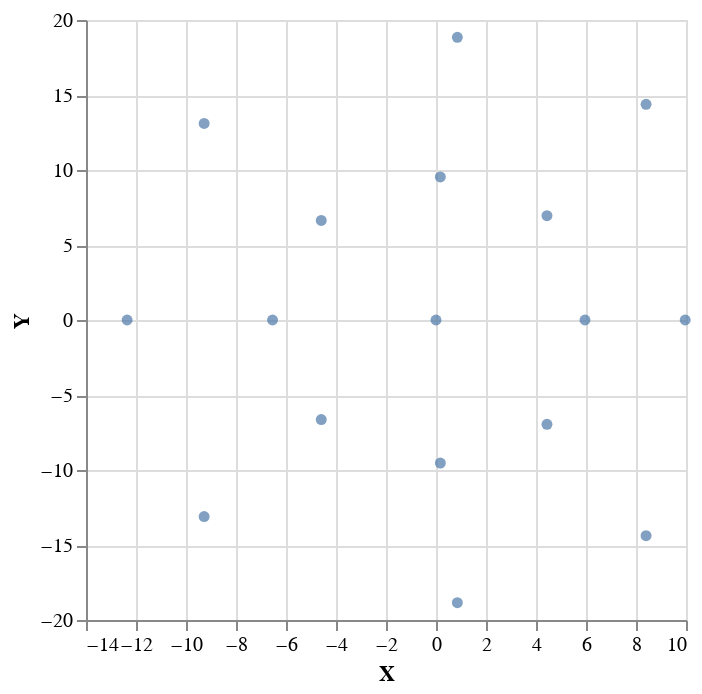

The notebook cell saved with this chart:
### Code cell
rs = alt.Chart(data).mark_circle().encode(
    x=alt.X('ps_u', axis=alt.Axis(title='X')),
    y=alt.Y('ps_v', axis=alt.Axis(title='Y')),
)
rs

### Figure 1 — Vega-Lite specification as saved in the notebook (floating-point values rounded to 4 significant figures)
{"$schema": "https://vega.github.io/schema/vega-lite/v1.2.1.json", "data": {"values": [{"particleID": 0, "ps_delta": 0, "ps_l": 0, "ps_u": 0, "ps_up": -1.607e-14, "ps_v": 0, "ps_vp": -3.946e-20, "sourceID": 16777220, "t_event": 302}, {"particleID": 1, "ps_delta": 5.305e-06, "ps_l": -6.529, "ps_u": 5.96, "ps_up": -14.6, "ps_v": 1.448e-06, "ps_vp": 1.038e-05, "sourceID": 16777220, "t_event": 305.9}, {"particleID": 2, "ps_delta": 3.176e-06, "ps_l": -4.585, "ps_u": 4.439, "ps_up": -9.51, "ps_v": 6.956, "ps_vp": -0.9482, "sourceID": 16777220, "t_event": 304.7}, {"particleID": 3, "ps_delta": -2.695e-07, "ps_l": -0.02987, "ps_u": 0.1737, "ps_up": 0.6009, "ps_v": 9.54, "ps_vp": -2.446, "sourceID": 16777220, "t_event": 302.0}, {"particleID": 4, "ps_delta": -1.718e-06, "ps_l": 4.367, "ps_u": -4.589, "ps_up": 9.112, "ps_v": 6.634, "ps_vp": -2.07, "sourceID": 16777220, "t_event": 299.4}, {"particleID": 5, "ps_delta": -2.12e-06, "ps_l": 6.135, "ps_u": -6.539, "ps_up": 12.85, "ps_v": -7.841e-06, "ps_vp": -7.214e-05, "sourceID": 16777220, "t_event": 298.4}, {"particleID": 6, "ps_delta": -1.841e-06, "ps_l": 4.367, "ps_u": -4.589, "ps_up": 9.112, "ps_v": -6.634, "ps_vp": 2.07, "sourceID": 16777220, "t_event": 299.4}, {"particleID": 7, "ps_delta": -3.781e-07, "ps_l": -0.02994, "ps_u": 0.1736, "ps_up": 0.6008, "ps_v": -9.54, "ps_vp": 2.446, "sourceID": 16777220, "t_event": 302.0}, {"particleID": 8, "ps_delta": 3.087e-06, "ps_l": -4.585, "ps_u": 4.439, "ps_up": -9.51, "ps_v": -6.956, "ps_vp": 0.9483, "sourceID": 16777220, "t_event": 304.7}, {"particleID": 9, "ps_delta": -1.04e-05, "ps_l": -13.52, "ps_u": 9.968, "ps_up": -35.78, "ps_v": -1.388e-06, "ps_vp": -2.207e-05, "sourceID": 16777220, "t_event": 310.0}, {"particleID": 10, "ps_delta": 7.622e-06, "ps_l": -9.376, "ps_u": 8.403, "ps_up": -20.36, "ps_v": 14.38, "ps_vp": -0.1475, "sourceID": 16777220, "t_event": 307.5}, {"particleID": 11, "ps_delta": -8.579e-07, "ps_l": -0.1404, "ps_u": 0.8539, "ps_up": 2.98, "ps_v": 18.85, "ps_vp": -5.998, "sourceID": 16777220, "t_event": 302.1}, {"particleID": 12, "ps_delta": -4.353e-06, "ps_l": 8.512, "ps_u": -9.274, "ps_up": 17.94, "ps_v": 13.1, "ps_vp": -4.592, "sourceID": 16777220, "t_event": 297.0}, {"particleID": 13, "ps_delta": -0.0001063, "ps_l": 11.76, "ps_u": -12.35, "ps_up": 29.06, "ps_v": -2.179e-05, "ps_vp": -0.0001968, "sourceID": 16777220, "t_event": 295.1}, {"particleID": 14, "ps_delta": -4.536e-06, "ps_l": 8.512, "ps_u": -9.274, "ps_up": 17.94, "ps_v": -13.1, "ps_vp": 4.592, "sourceID": 16777220, "t_event": 297.0}, {"particleID": 15, "ps_delta": -1.109e-06, "ps_l": -0.1404, "ps_u": 0.8539, "ps_up": 2.98, "ps_v": -18.85, "ps_vp": 5.999, "sourceID": 16777220, "t_event": 302.1}, {"particleID": 16, "ps_delta": 7.468e-06, "ps_l": -9.376, "ps_u": 8.403, "ps_up": -20.36, "ps_v": -14.38, "ps_vp": 0.1477, "sourceID": 16777220, "t_event": 307.5}]}, "encoding": {"x": {"axis": {"title": "X"}, "field": "ps_u", "type": "quantitative"}, "y": {"axis": {"title": "Y"}, "field": "ps_v", "type": "quantitative"}}, "mark": "circle"}
